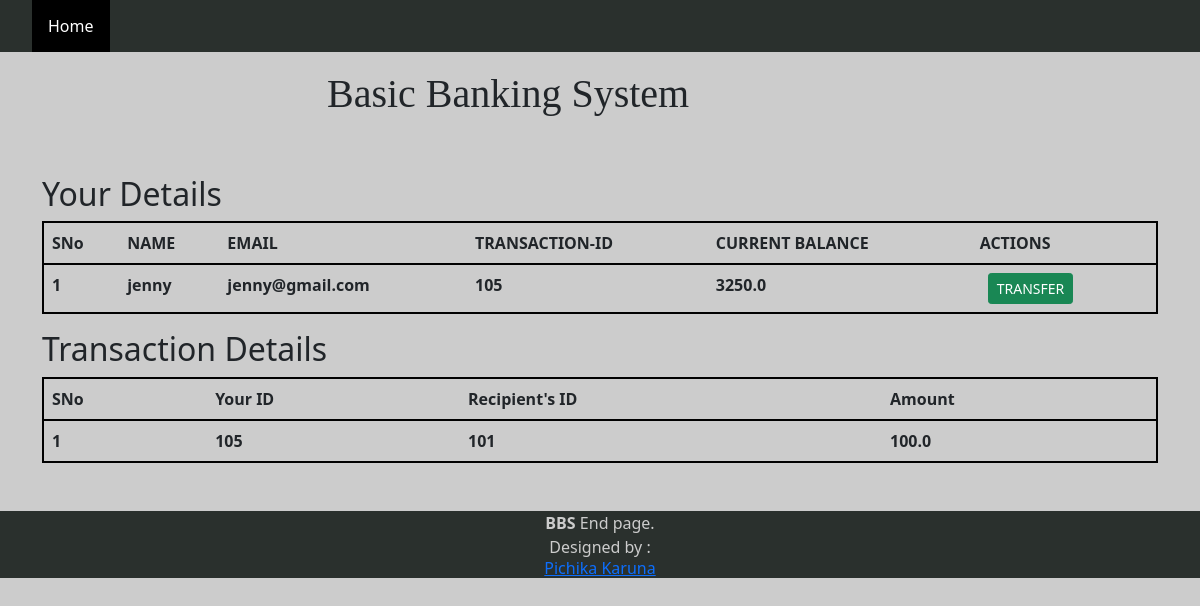
The app's page /history/5 with its own data.
### tables this page shows
CREATE TABLE customers
                 (sno INTEGER ,name TEXT ,email TEXT UNIQUE,transactionid INTEGER   PRIMARY KEY ,current REAL);

CREATE TABLE transferhistorys
                 (yourid INTEGER  , othersid INTEGER , amount real);

### bank.py (the view)
@app.route('/history/<int:sno>')
def thistory(sno):
    conn = sqlite3.connect('bankdatabase.db')
    conn.row_factory = sqlite3.Row
    c = conn.cursor()
    c.execute("SELECT * FROM customers WHERE sno=" + str(sno))
    cust = c.fetchall()
    c.execute(
        " SELECT * FROM transferhistorys WHERE yourid in (SELECT transactionid FROM customers WHERE sno= " + str(sno)+")")
    hist = c.fetchall()
    conn.commit()
    conn.close()
    return render_template('history.html', cust=cust, hist=hist)

### templates/history.html
{% extends 'base.html' %}
{% block body %}
<div class="container my-5" style="padding-top: 1px;">
  <table class="table">
    <thead>
      <h2>Your Details</h2>
      <tr style="border: 2px solid black;">
        <th scope="col">SNo</th>
        <th scope="col">NAME</th>
        <th scope="col">EMAIL</th>
        <th scope="col">TRANSACTION-ID</th>
        <th scope="col">CURRENT BALANCE</th>
        <th scope="col">ACTIONS</th>
      </tr>
    </thead>
    <tbody>
      {% for details in cust %}
      <tr style="border: 2px solid black;">
        <th scope="row">{{loop.index}}</th>
        <td><b>{{details["name"]}}</b></td>
        <td><b>{{details["email"]}}</b></td>
        <td><b>{{details["transactionid"]}}</b></td>
        <td><b>{{details["current"]}}</b></td>
        <td>
          <a href="/inputinfo/{{details['sno']}}" type="button" class="btn btn-success btn-sm mx-2">TRANSFER</button>
        </td>
      </tr>
      {% endfor %}
    </tbody>
  </table>
  {% if hist|length==0 %}
  <div class="alert alert-danger" role="alert">
    <b> No Transaction Made :)</b>
  </div>
  {% else %}
  <table class="table" style="padding-top: 5px;">
    <thead>
      <h2>Transaction Details</h2>
      <tr style="border: 2px solid black;">
        <th scope="col">SNo</th>
        <th scope="col">Your ID</th>
        <th scope="col">Recipient's ID</th>
        <th scope="col">Amount</th>
      </tr>
    </thead>
    <tbody>
      {% for details in hist %}
      <tr style="border: 2px solid black;">
        <th scope="row">{{loop.index}}</th>
        <td><b>{{details["yourid"]}}</b></td>
        <td><b>{{details["othersid"]}}</b></td>
        <td><b>{{details["amount"]}}</b></td>
      </tr>
      {% endfor %}
    </tbody>
  </table>
  {% endif %}
</div>
{% endblock body %}

### templates/base.html (style rules this page uses)
* { margin: 0; padding: 0; scrollbar-width: thin; }
body { background-image: url("https://c4.wallpaperflare.com/wallpaper/483/576/977/abstract-hexagon-simple-minimalism-wallpaper-preview.jpg"); background-size: cover; background-attachment: fixed; background-color: #cccccc; padding: 0; margin: 0; }

### records on screen
customers: name "jenny", email "jenny@gmail.com", transactionid "105", current "3250.0"
transferhistorys: yourid "105", othersid "101", amount "100.0"
